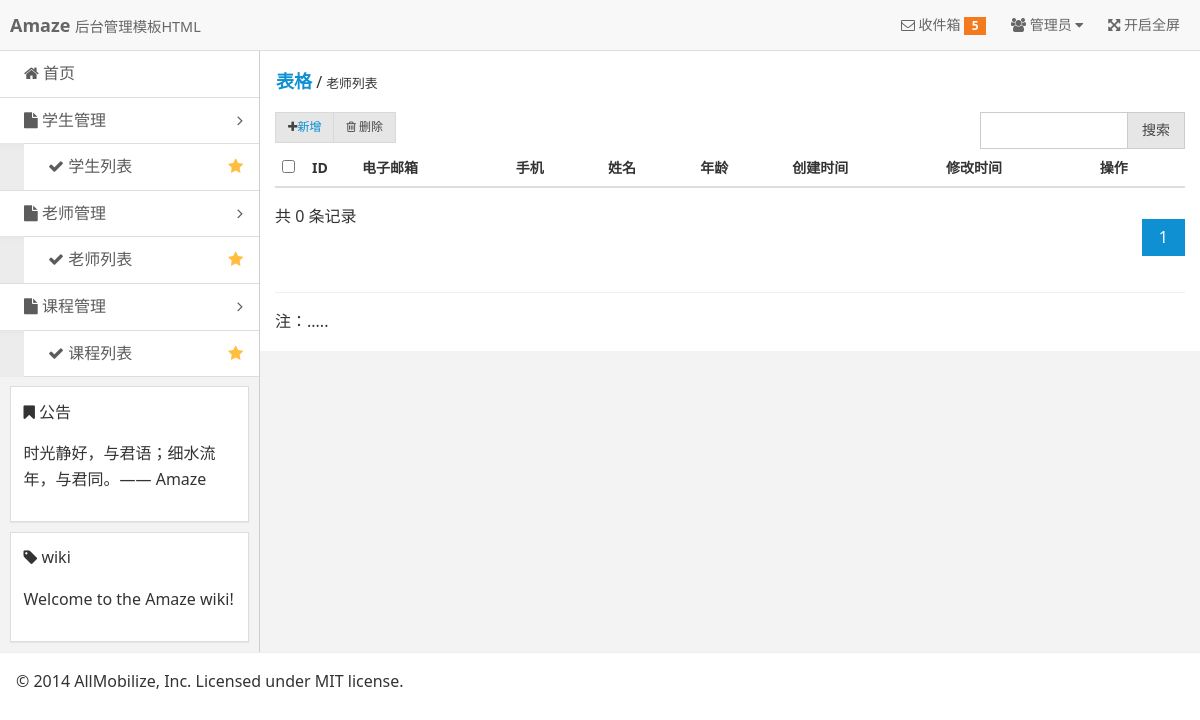
/teacherlist/1/, run on an earlier commit of the app's database.
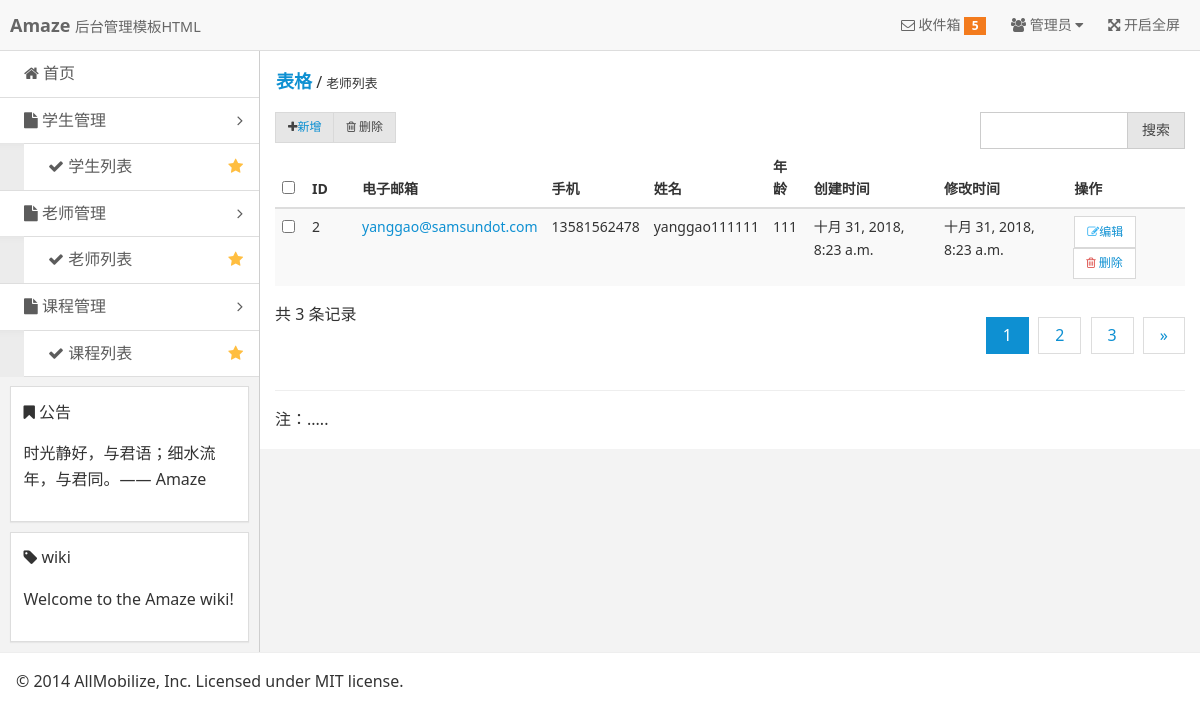
And on a later commit of the database.
### Person/models.py (models this page shows)
class Teacher(models.Model):
    email=models.EmailField(verbose_name='电子邮箱',max_length=30)
    mobilephone = models.CharField(verbose_name='手机', max_length=11)
    username=models.CharField(verbose_name='姓名',max_length=10)
    age = models.IntegerField(verbose_name='年龄')
    password = models.CharField(verbose_name='密码', max_length=10)
    createdate = models.DateTimeField(verbose_name='创建时间', auto_now=True)
    modifydate = models.DateTimeField(verbose_name='修改时间', auto_now=True)

### Person/views.py (the view)
# urls.py: path('teacherlist/<int:page>/', person_views.TeacherList,name='teacherlist'),
def TeacherList(request,page):
    persons=Teacher.objects.all()
    paginator=Paginator(persons,1)
    try:
        teachers=paginator.page(page)
    except PageNotAnInteger:
        teachers=paginator.page(1)
    except EmptyPage:
        teachers=paginator.page(paginator.num_pages)
    return render(request, 'Person/TeacherList.html',{'teachers':teachers})

### templates/Person/TeacherList.html (shortened to what this page needs)
{% extends 'Person/base.html' %}
{% block body1 %}
     <div class="admin-content">
    <div class="am-cf am-padding">
      <div class="am-fl am-cf"><strong class="am-text-primary am-text-lg">表格</strong> / <small>老师列表</small></div>
    </div>
    <div class="am-g">
      <div class="am-u-md-6 am-cf">
        <div class="am-fl am-cf">
          <div class="am-btn-toolbar am-fl">
            <div class="am-btn-group am-btn-group-xs">
              <button type="button" class="am-btn am-btn-default"><span class="am-icon-plus"></span><a href="{% url 'teacheradd' %}">新增</a></button>
              <button type="button" class="am-btn am-btn-default"><span class="am-icon-trash-o"></span> 删除</button>
            </div>
          </div>
        </div>
      </div>
      <div class="am-u-md-3 am-cf">
          <form>
        <div class="am-fr">
          <div class="am-input-group am-input-group-sm">
            <input type="text" class="am-form-field" />
                <span class="am-input-group-btn">
                  <button class="am-btn am-btn-default" type="submit">搜索</button>
                </span>
          </div>
        </div>
          </form>
      </div>
    </div>
    <div class="am-g">
      <div class="am-u-sm-12">
        <form class="am-form">
          <table class="am-table am-table-striped am-table-hover table-main">
            <thead>
              <tr>
                <th class="table-check"><input type="checkbox" /></th><th class="table-id">ID</th><th class="table-title">电子邮箱</th><th class="table-type">手机</th><th class="table-author">姓名</th><th class="table-author">年龄</th><th class="table-date">创建时间</th><th class="table-date">修改时间</th><th class="table-set">操作</th>
              </tr>
          </thead>
          <tbody>
{% for teacher in teachers.object_list %}
            <tr>
              <td><input type="checkbox" value="{{ teacher.id }}"/></td>
              <td>{{ teacher.id }}</td>
              <td><a href="#">{{ teacher.email }}</a></td>
              <td>{{ teacher.mobilephone }}</td>
              <td>{{ teacher.username }}</td>
                <td>{{ teacher.age }}</td>
              <td>{{ teacher.createdate }}</td>
                <td>{{ teacher.modifydate }}</td>
              <td>
                <div class="am-btn-toolbar">
                  <div class="am-btn-group am-btn-group-xs">
                    <button class="am-btn am-btn-default am-btn-xs am-text-secondary"><span class="am-icon-pencil-square-o"></span><a href="{% url 'teacherdetail' teacher.id %}">编辑</a></button>
                    <button class="am-btn am-btn-default am-btn-xs am-text-danger"><span class="am-icon-trash-o"></span> <a href="{% url 'teacherdelete' teacher.id %}">删除</a></button>
                  </div>
                </div>
              </td>
            </tr>
{% endfor %}
          </tbody>
        </table>
          <div class="am-cf">
  共 {{ teachers.paginator.count }} 条记录
  <div class="am-fr">
    <ul class="am-pagination">
        {% for page in teachers.paginator.page_range %}
        {% if page == teachers.number %} <li class="am-active" ><a href="{% url 'teacherlist' page %}">{{ page }}</a></li>
        {% else %}
             <li ><a href="{% url 'teacherlist' page %}">{{ page }}</a></li>
        {% endif %}
        {% endfor %}
         {% if teachers.has_next %}
          <li><a href="{% url 'teacherlist' teachers.next_page_number %}">»</a></li>
         {% endif %}
    </ul>
  </div>
</div>
          <hr />
          <p>注：.....</p>
        </form>
      </div>
    </div>
  </div>
{% endblock %}

What changed in the data, as far as the page shows it:
added Teacher: id "2", email "yanggao@samsundot.com", mobilephone "13581562478", username "yanggao111111", age "111", createdate "十月 31, 2018, 8:23 a.m.", modifydate "十月 31, 2018, 8:23 a.m."
Also different on the page:
{{ teachers.paginator.count }}: "0" → "3"
new list line: "2"
new list line: "3"
